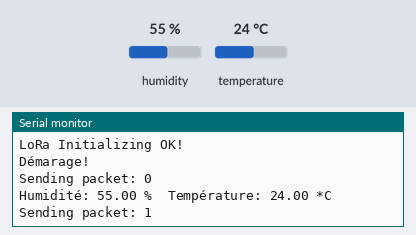
This sketch was run on a simulated Arduino Zero (SAMD21). Shown: the last lines printed to the serial monitor. The test bench sets the inputs (shaded band); at power-on: humidity 55 %, temperature 24 °C. No radio packets arrive unless stated.

Above: at 18.0 s.
18.1 s: humidity set to 22 %
At 22.9 s:
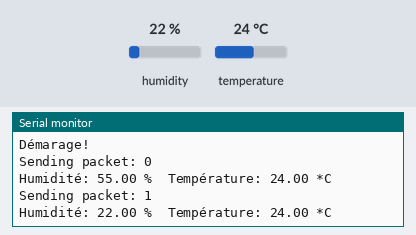
34.3 s: temperature set to 12 °C
At 35.5 s:
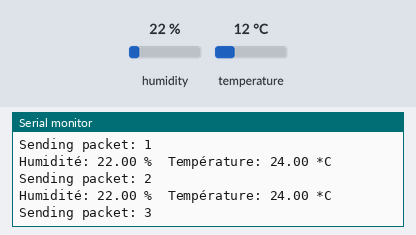
50.5 s: humidity set to 40 %
At 57.6 s:
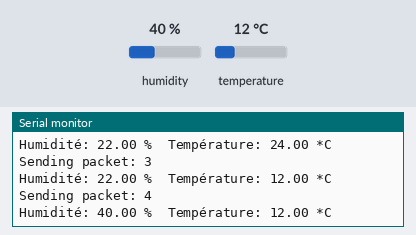
Timing chart, 0 to 59.1 s (numbered marks = the images above; inputs shaded):
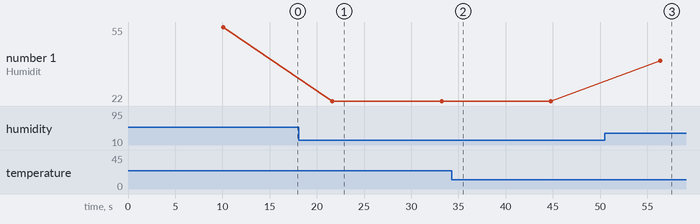

The sketch:

loraenvoie.ino
```cpp
#include <SPI.h>
#include <LoRa.h>

//On définit les PINS
#define ss 5
#define rst 4
#define dio0 2

int counter = 0;


#include "DHT.h"
#define DHTTYPE DHT22
#define DHTPIN 14     // SIG pin
DHT dht(DHTPIN, DHTTYPE);
#if defined(ARDUINO_ARCH_AVR)
    #define debug  Serial

#elif defined(ARDUINO_ARCH_SAMD) ||  defined(ARDUINO_ARCH_SAM)
    #define debug  SerialUSB
#else
    #define debug  Serial
#endif


void setup() {
  //initialize Serial Monitor
  Serial.begin(115200);
  while (!Serial);
  Serial.println("LoRa Sender");

  //setup LoRa transceiver module
  LoRa.setPins(ss, rst, dio0);

  //replace the LoRa.begin(---E-) argument with your location's frequency
  //433E6 for Asia
  //866E6 for Europe
  //915E6 for North America
  while (!LoRa.begin(866E6)) {
    Serial.println(".");
    delay(500);
  }
   // Change sync word (0xF3) to match the receiver
  // The sync word assures you don't get LoRa messages from other LoRa transceivers
  // ranges from 0-0xFF
  LoRa.setSyncWord(0xF3);
  Serial.println("LoRa Initializing OK!");


  debug.begin(115200);
    debug.println("Démarage!");
    Wire.begin();

    /*if using WIO link,must pull up the power pin.*/
    // pinMode(PIN_GROVE_POWER, OUTPUT);
    // digitalWrite(PIN_GROVE_POWER, 1);

    dht.begin();

}

void loop() {
  Serial.print("Sending packet: ");
  Serial.println(counter);

  //Send LoRa packet to receiver
  LoRa.beginPacket();
  LoRa.print("hello ");
  LoRa.print(counter);
  LoRa.endPacket();

  counter++;

  delay(10000);


  float temp_hum_val[2] = {0};


    if (!dht.readTempAndHumidity(temp_hum_val)) {
        debug.print("Humidité: ");
        debug.print(temp_hum_val[0]);
        debug.print(" %\t");
        debug.print("Température: ");
        debug.print(temp_hum_val[1]);
        debug.println(" *C");
    } else {
        debug.println("échec d'obtenir les valeurs.");
    }

    delay(1500);
}
```

Measured:
- after the input at 18.1 s, the serial monitor: prints a new line after 3.6 s (image 1)
- after the input at 50.5 s, the serial monitor: prints a new line after 5.8 s (image 3)
- plotted number 1: 55 → 22 after the input at 18.1 s, 22 → 40 after the input at 50.5 s
